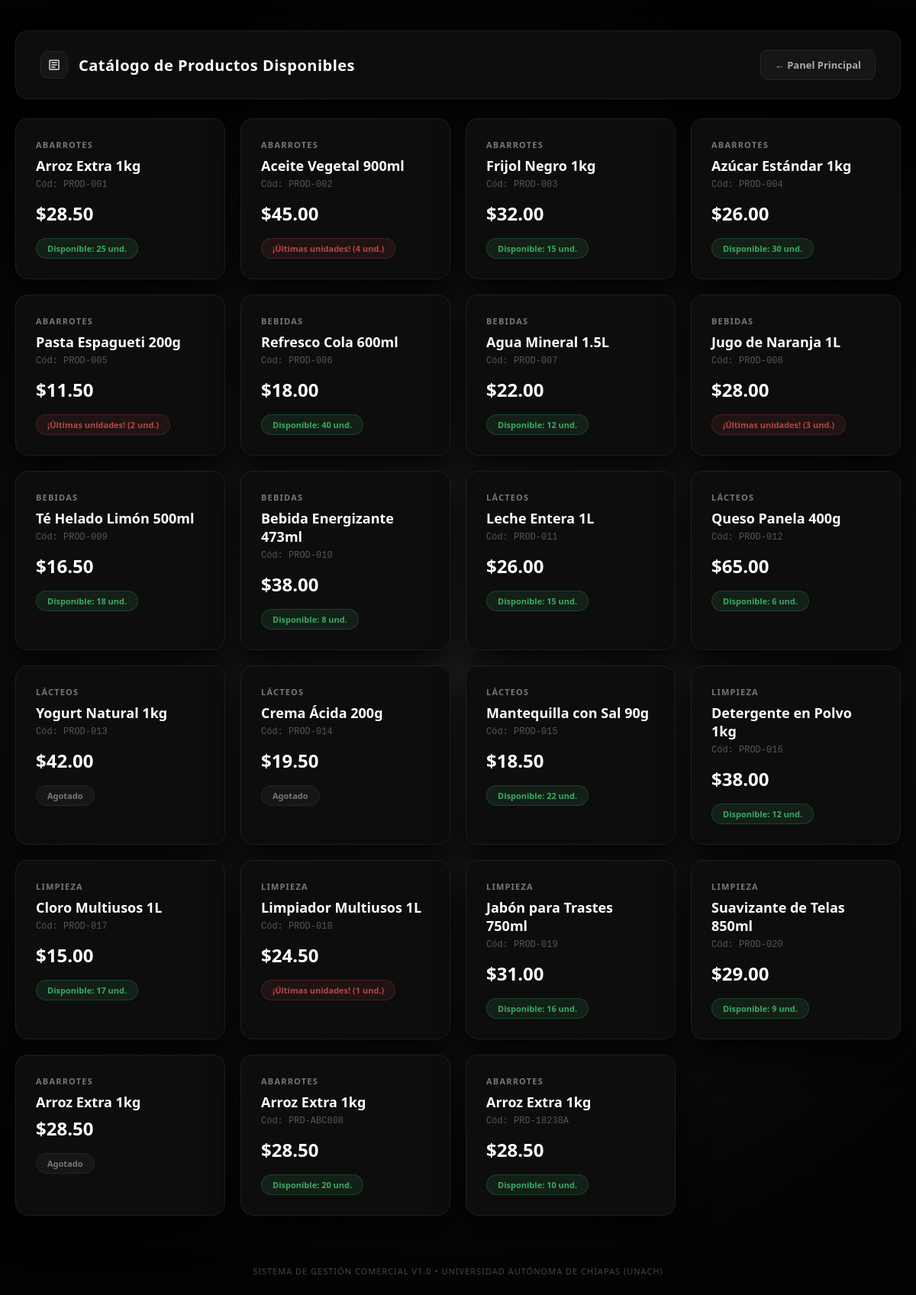
/catalogo.php, run on the app's committed database.
### tables this page shows
CREATE TABLE `productos` (
  `id_producto` int(11) NOT NULL,
  `codigo` varchar(30) NOT NULL,
  `nombre` varchar(100) NOT NULL,
  `id_categoria` int(11) NOT NULL,
  `precio` decimal(10,2) NOT NULL CHECK (`precio` >= 0),
  `cantidad_disponible` int(11) NOT NULL DEFAULT 0 CHECK (`cantidad_disponible` >= 0),
  `existencia_minima` int(11) NOT NULL DEFAULT 5 CHECK (`existencia_minima` >= 0),
  `fecha_registro` datetime DEFAULT current_timestamp()
);

CREATE TABLE `categorias` (
  `id_categoria` int(11) NOT NULL,
  `nombre` varchar(50) NOT NULL,
  `descripcion` varchar(150) DEFAULT NULL
);

### conexion.php (called while the page is built, shortened)
<?php
class Conexion {
    private $host = "localhost";
    private $usuario = "root";
    private $password = "";
    private $base_datos = "tienda_minorista_poo";
    private $conexion;
    public function __construct() {
        try {
            $this->conexion = new mysqli($this->host, $this->usuario, $this->password, $this->base_datos);
            $this->conexion->set_charset("utf8mb4");
        } catch (Throwable $e) {
            die("Error en servidor: " . $e->getMessage());
        }
    }
    public function getConexion() {
        return $this->conexion;
    }
}
?>

### producto.php (called while the page is built, shortened)
<?php
class Producto {
    public function obtenerTodos($dbConexion) {
        $productos = [];
        try {
            $sql = "SELECT p.*, c.nombre AS categoria
                    FROM productos p
                    LEFT JOIN categorias c ON p.id_categoria = c.id_categoria";
            $resultado = $dbConexion->query($sql);
        } catch (Throwable $e) {
            try {
                $sql = "SELECT * FROM productos";
                $resultado = $dbConexion->query($sql);
            } catch (Throwable $e2) {
                return $productos;
            }
        }
        if ($resultado && $resultado->num_rows > 0) {
            while ($fila = $resultado->fetch_assoc()) {
                if (!isset($fila['stock']) && isset($fila['cantidad_disponible'])) {
                    $fila['stock'] = $fila['cantidad_disponible'];
                    $fila['cantidad'] = $fila['cantidad_disponible'];
                }
                $productos[] = $fila;
            }
        }
        return $productos;
    }
}
?>

### catalogo.php (the view, shortened to what this page needs)
<?php
require_once 'conexion.php';
if (file_exists('Producto.php')) {
    require_once 'Producto.php';
} elseif (file_exists('producto.php')) {
    require_once 'producto.php';
}
$db = new Conexion();
$listaProductos = [];
if (class_exists('Producto')) {
    $productoObj = new Producto();
    $listaProductos = $productoObj->obtenerTodos($db->getConexion());
}
?>
<!DOCTYPE html>
<html lang="es">
<head>
</head>
<body>
    <div class="main-container">
        <div class="header">
            <div class="header-title-wrapper">
                <div class="header-icon">
                    <svg viewBox="0 0 24 24"><path d="M19 3H5C3.89 3 3 3.89 3 5V19C3 20.1 3.89 21 5 21H19C20.1 21 21 20.1 21 19V5C21 3.89 20.1 3 19 3M19 5V19H5V5H19M7 7H17V9H7V7M7 11H17V13H7V11M7 15H14V17H7V15Z"/></svg>
                </div>
                <h1>Catálogo de Productos Disponibles</h1>
            </div>
            <a href="login.php" class="btn-volver">← Panel Principal</a>
        </div>
        <div class="grid-container">
            <?php foreach ($listaProductos as $p):
                $stockVal = $p['cantidad_disponible'] ?? $p['stock'] ?? $p['cantidad'] ?? $p['existencia'] ?? 0;
                $codigoVal = $p['codigo'] ?? '';
            ?>
            <div class="card-product">
                <div class="category-tag"><?php echo htmlspecialchars($p['categoria'] ?? 'General'); ?></div>
                <div class="product-title"><?php echo htmlspecialchars($p['nombre'] ?? 'Producto'); ?></div>
                <?php if (!empty($codigoVal)): ?>
                    <div class="code-tag">Cód: <?php echo htmlspecialchars($codigoVal); ?></div>
                <?php endif; ?>
                <div class="price">$<?php echo number_format(floatval($p['precio'] ?? 0), 2); ?></div>
                <?php if ($stockVal > 5): ?>
                    <span class="stock-badge stock-ok">Disponible: <?php echo $stockVal; ?> und.</span>
                <?php elseif ($stockVal > 0): ?>
                    <span class="stock-badge stock-low">¡Últimas unidades! (<?php echo $stockVal; ?> und.)</span>
                <?php else: ?>
                    <span class="stock-badge stock-low" style="background: rgba(255,255,255,0.04); color:#777777; border-color:#262626;">Agotado</span>
                <?php endif; ?>
            </div>
            <?php endforeach; ?>
        </div>
    </div>
    <div class="page-footer">Sistema de Gestión Comercial v1.0 • Universidad Autónoma de Chiapas (UNACH)</div>
</body>
</html>

### catalogo.php (style rules this page uses)
* { box-sizing: border-box; margin: 0; padding: 0; font-family: 'Segoe UI', system-ui, sans-serif; }
body { background: radial-gradient(circle at center, #1d1d1d 0%, #020202 85%); color: #d0d0d0; min-height: 100vh; display: flex; flex-direction: column; position: relative; overflow-x: hidden; }
.main-container { max-width: 1200px; width: 100%; margin: 40px auto; padding: 0 20px; flex: 1; display: flex; flex-direction: column; gap: 25px; animation: fadeIn 0.5s ease-out forwards; }
.header { display: flex; justify-content: space-between; align-items: center; background-color: #0d0d0d; border: 1px solid #1f1f1f; border-radius: 16px; padding: 24px 32px; box-shadow: 0 25px 50px rgba(0,0,0,0.9); }
.header-title-wrapper { display: flex; align-items: center; gap: 14px; }
.header-icon { width: 36px; height: 36px; background: #161616; border: 1px solid #262626; border-radius: 10px; display: flex; justify-content: center; align-items: center; }
.header-icon svg { width: 18px; height: 18px; fill: #e0e0e0; }
h1 { font-size: 20px; color: #ffffff; font-weight: 600; letter-spacing: 0.5px; }
.btn-volver { padding: 10px 18px; background: #161616; color: #aaaaaa; text-decoration: none; border-radius: 10px; border: 1px solid #262626; font-size: 13px; font-weight: 600; transition: all 0.2s; }
.grid-container { display: grid; grid-template-columns: repeat(auto-fill, minmax(260px, 1fr)); gap: 20px; }
.card-product { background: #0d0d0d; border: 1px solid #1f1f1f; border-radius: 16px; padding: 26px; box-shadow: 0 20px 40px rgba(0,0,0,0.8); transition: transform 0.2s, border-color 0.2s; }
.category-tag { font-size: 11px; text-transform: uppercase; color: #777777; letter-spacing: 1.2px; font-weight: 700; margin-bottom: 8px; }
.product-title { font-size: 18px; color: #ffffff; font-weight: 600; margin-bottom: 6px; }
.code-tag { font-size: 12px; color: #555555; margin-bottom: 14px; font-family: monospace; }
.price { font-size: 24px; color: #ffffff; font-weight: 700; margin-bottom: 16px; }
.stock-badge { display: inline-block; padding: 5px 14px; border-radius: 20px; font-size: 11px; font-weight: 700; }
.stock-ok { background: rgba(61, 168, 96, 0.12); color: #3da860; border: 1px solid rgba(61, 168, 96, 0.25); }
.stock-low { background: rgba(179, 71, 71, 0.12); color: #b34747; border: 1px solid rgba(179, 71, 71, 0.25); }
.page-footer { text-align: center; padding: 24px; font-size: 11px; color: #444444; letter-spacing: 1px; text-transform: uppercase; border-top: 1px solid rgba(255, 255, 255, 0.02); margin-top: auto; }

### data on the page
productos: id_categoria.nombre "ABARROTES", nombre "Arroz Extra 1kg", codigo "PROD-001", precio "28.50", cantidad_disponible "25"
productos: id_categoria.nombre "ABARROTES", nombre "Aceite Vegetal 900ml", codigo "PROD-002", precio "45.00", cantidad_disponible "4"
productos: id_categoria.nombre "ABARROTES", nombre "Frijol Negro 1kg", codigo "PROD-003", precio "32.00", cantidad_disponible "15"
productos: id_categoria.nombre "ABARROTES", nombre "Azúcar Estándar 1kg", codigo "PROD-004", precio "26.00", cantidad_disponible "30"
productos: id_categoria.nombre "ABARROTES", nombre "Pasta Espagueti 200g", codigo "PROD-005", precio "11.50", cantidad_disponible "2"
productos: id_categoria.nombre "BEBIDAS", nombre "Refresco Cola 600ml", codigo "PROD-006", precio "18.00", cantidad_disponible "40"
productos: id_categoria.nombre "BEBIDAS", nombre "Agua Mineral 1.5L", codigo "PROD-007", precio "22.00", cantidad_disponible "12"
productos: id_categoria.nombre "BEBIDAS", nombre "Jugo de Naranja 1L", codigo "PROD-008", precio "28.00", cantidad_disponible "3"
productos: id_categoria.nombre "BEBIDAS", nombre "Té Helado Limón 500ml", codigo "PROD-009", precio "16.50", cantidad_disponible "18"
productos: id_categoria.nombre "BEBIDAS", nombre "Bebida Energizante 473ml", codigo "PROD-010", precio "38.00", cantidad_disponible "8"
productos: id_categoria.nombre "LÁCTEOS", nombre "Leche Entera 1L", codigo "PROD-011", precio "26.00", cantidad_disponible "15"
productos: id_categoria.nombre "LÁCTEOS", nombre "Queso Panela 400g", codigo "PROD-012", precio "65.00", cantidad_disponible "6"
productos: id_categoria.nombre "LÁCTEOS", nombre "Yogurt Natural 1kg", codigo "PROD-013", precio "42.00", cantidad_disponible "Agotado"
productos: id_categoria.nombre "LÁCTEOS", nombre "Crema Ácida 200g", codigo "PROD-014", precio "19.50", cantidad_disponible "Agotado"
productos: id_categoria.nombre "LÁCTEOS", nombre "Mantequilla con Sal 90g", codigo "PROD-015", precio "18.50", cantidad_disponible "22"
productos: id_categoria.nombre "LIMPIEZA", nombre "Detergente en Polvo 1kg", codigo "PROD-016", precio "38.00", cantidad_disponible "12"
productos: id_categoria.nombre "LIMPIEZA", nombre "Cloro Multiusos 1L", codigo "PROD-017", precio "15.00", cantidad_disponible "17"
productos: id_categoria.nombre "LIMPIEZA", nombre "Limpiador Multiusos 1L", codigo "PROD-018", precio "24.50", cantidad_disponible "1"
productos: id_categoria.nombre "LIMPIEZA", nombre "Jabón para Trastes 750ml", codigo "PROD-019", precio "31.00", cantidad_disponible "16"
productos: id_categoria.nombre "LIMPIEZA", nombre "Suavizante de Telas 850ml", codigo "PROD-020", precio "29.00", cantidad_disponible "9"
productos: id_categoria.nombre "ABARROTES", nombre "Arroz Extra 1kg", precio "28.50", cantidad_disponible "Agotado"
productos: id_categoria.nombre "ABARROTES", nombre "Arroz Extra 1kg", codigo "PRD-ABC808", precio "28.50", cantidad_disponible "20"
productos: id_categoria.nombre "ABARROTES", nombre "Arroz Extra 1kg", codigo "PRD-18238A", precio "28.50", cantidad_disponible "10"
